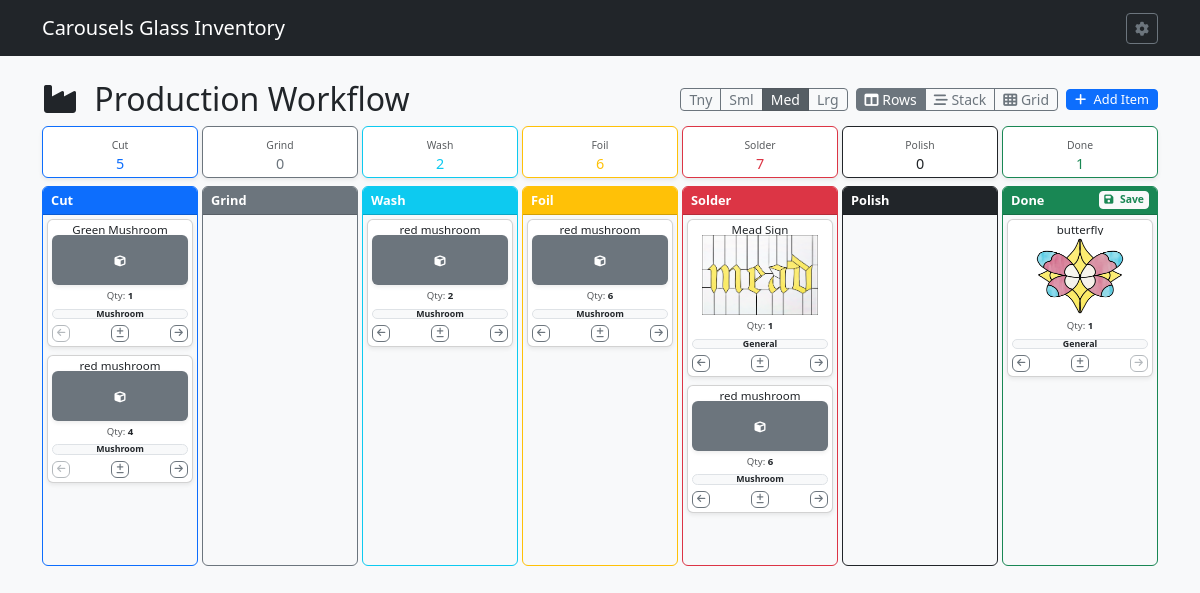
The app's page /production, older data.
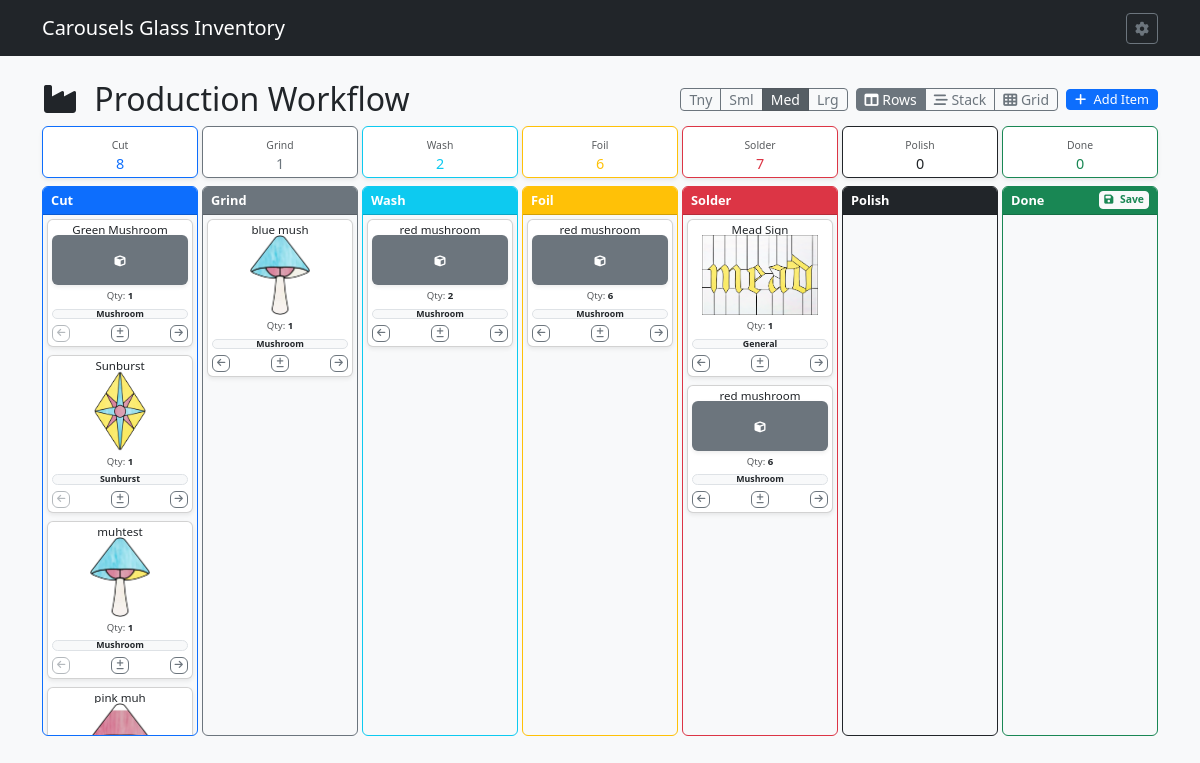
The same page, newer data.
### tables this page shows
CREATE TABLE ICC (

    IPID INTEGER PRIMARY KEY AUTOINCREMENT,	--Item State ID
    ITEMID INTEGER,				--Item ID
    IPCUT INTEGER,				--Item num in Cut State
    IPGRND INTEGER,				--Item num in Grind State
    IPWASH INTEGER,				--Item num in Wash State
    IPFOIL INTEGER,				--Item num in Foil State
    IPSLDR INTEGER,				--Item num in Solder State
    IPPOLISH INTEGER,				--Item num in Polish State
    IPDONE INTEGER,				--Item num in Finished State
    IPTS TEXT,					--Item state time stamp

    FOREIGN KEY (ITEMID) REFERENCES ITM(ITEMID) ON DELETE CASCADE ON UPDATE CASCADE

);

CREATE TABLE ITM (

    ITEMID INTEGER PRIMARY KEY AUTOINCREMENT,	--Item ID
    ITMNAME TEXT,				--Item Name
    ITMIMG TEXT,				--Item Image
    ONEOFF INTEGER,				--One off Item
    VARIAT INTEGER,				--Is Variation Boolean
    ITMGRP TEXT,				--Item Group
    CURRENT INTEGER,				--Currently Being Sold Bool
    ITMPTRN TEXT,				--Item Pattern Image
    ITMSVG TEXT,				--Item SVG
    ITMNOTE TEXT,				--Item Notes
    ITMLEN TEXT,				--Item Length
    ITMWID TEXT,				--Item Width
    IMISLDR INTEGER,				--Item Solder IMI ID
    IMICAME INTEGER,				--Item CAME IMI ID
    IMIFOIL INTEGER,				--Item Foil IMI ID
    IMICHAIN INTEGER,				--Item Chain IMI ID
    IMIRING INTEGER,				--Item Ring IMI ID
    IMIWIRE INTEGER,				--Item Wire IMI ID
    PARENT INTEGER,				--Parent Item ID
    PATINA TEXT,				--Patina Type
    ISACTIVE INTEGER,				--Is Active Item

    FOREIGN KEY (ITMGRP) REFERENCES IGP(ITMGRP) ON DELETE SET NULL ON UPDATE CASCADE,
    FOREIGN KEY (IMISLDR) REFERENCES IMI(IMIID) ON DELETE SET NULL ON UPDATE CASCADE,
    FOREIGN KEY (IMICAME) REFERENCES IMI(IMIID) ON DELETE SET NULL ON UPDATE CASCADE,
    FOREIGN KEY (IMIFOIL) REFERENCES IMI(IMIID) ON DELETE SET NULL ON UPDATE CASCADE,
    FOREIGN KEY (IMICHAIN) REFERENCES IMI(IMIID) ON DELETE SET NULL ON UPDATE CASCADE,
    FOREIGN KEY (IMIRING) REFERENCES IMI(IMIID) ON DELETE SET NULL ON UPDATE CASCADE,
    FOREIGN KEY (IMIWIRE) REFERENCES IMI(IMIID) ON DELETE SET NULL ON UPDATE CASCADE,
    FOREIGN KEY (PATINA) REFERENCES PATINA(PATINA) ON DELETE SET NULL ON UPDATE CASCADE
);

### routes/production_routes.py (the view)
@production_bp.route('/production', methods=['GET'])
def production_board():
    db = get_db_from_app()
    query = """

        SELECT

            i.ITEMID, i.ITMNAME, i.ITMIMG, i.ITMGRP, i.ONEOFF, i.CURRENT, i.VARIAT, i.PARENT,

            c.IPID,

            COALESCE(c.IPCUT, 0) AS IPCUT,

            COALESCE(c.IPGRND, 0) AS IPGRND,

            COALESCE(c.IPWASH, 0) AS IPWASH,

            COALESCE(c.IPFOIL, 0) AS IPFOIL,

            COALESCE(c.IPSLDR, 0) AS IPSLDR,

            COALESCE(c.IPPOLISH, 0) AS IPPOLISH,

            COALESCE(c.IPDONE, 0) AS IPDONE,

            c.IPTS

        FROM ITM i

        LEFT JOIN ICC c ON i.ITEMID = c.ITEMID

        WHERE i.ISACTIVE = 1

        ORDER BY i.ITMNAME ASC

    """
    items = db.execute(query).fetchall()
    item_groups = db.execute("SELECT ITMGRP FROM IGP WHERE ISACTIVE = 1 OR ISACTIVE IS NULL ORDER BY ITMGRP ASC").fetchall()
    master_items = db.execute("""

        SELECT ITEMID, ITMNAME, ITMGRP, ONEOFF, CURRENT, VARIAT, PARENT

        FROM ITM

        WHERE ISACTIVE = 1

        ORDER BY ITMNAME ASC

    """).fetchall()
    summary_query = """

        SELECT

            SUM(COALESCE(IPCUT, 0)) as total_cut,

            SUM(COALESCE(IPGRND, 0)) as total_grind,

            SUM(COALESCE(IPWASH, 0)) as total_wash,

            SUM(COALESCE(IPFOIL, 0)) as total_foil,

            SUM(COALESCE(IPSLDR, 0)) as total_solder,

            SUM(COALESCE(IPPOLISH, 0)) as total_polish,

            SUM(COALESCE(IPDONE, 0)) as total_done

        FROM ICC

    """
    summary = db.execute(summary_query).fetchone()
    return render_template(
        'production_board.html',
        items=items,
        summary=summary,
        item_groups=item_groups,
        master_items=master_items
    )

### app.py (called while the page is built)
def get_db():
    conn = sqlite3.connect(DATABASE)
    conn.row_factory = sqlite3.Row
    conn.execute("PRAGMA foreign_keys = ON;")
    return conn

### routes/production_routes.py (called while the page is built)
def get_db_from_app():
    from __main__ import get_db
    return get_db()

### templates/production_board.html (shortened to what this page needs)
{% extends "base.html" %}
{% block content %}
<div class="row mb-2 align-items-center">
    <div class="col">
        <h2 class="mb-0"><i class="fas fa-industry me-2"></i> Production Workflow</h2>
    </div>
    <div class="col-auto d-flex gap-2 align-items-center">
        <div class="btn-group" role="group" aria-label="Card Size Switcher" id="cardSizeButtonGroup">
            <button type="button" class="btn btn-outline-secondary btn-sm py-0 px-2" id="sizeBtnTiny" title="Tiny Cards">Tny</button>
            <button type="button" class="btn btn-outline-secondary btn-sm py-0 px-2" id="sizeBtnSmall" title="Small Cards">Sml</button>
            <button type="button" class="btn btn-outline-secondary btn-sm active py-0 px-2" id="sizeBtnMedium" title="Medium Cards">Med</button>
            <button type="button" class="btn btn-outline-secondary btn-sm py-0 px-2" id="sizeBtnLarge" title="Large Cards">Lrg</button>
        </div>
        <div class="btn-group" role="group" aria-label="Board Layout Switcher">
            <button type="button" class="btn btn-outline-secondary btn-sm active py-0 px-2" id="layoutBtnHorizontal" title="Horizontal Layout">
                <i class="fas fa-columns"></i> Rows
            </button>
            <button type="button" class="btn btn-outline-secondary btn-sm py-0 px-2" id="layoutBtnVertical" title="Vertical Layout">
                <i class="fas fa-stream"></i> Stack
            </button>
            <button type="button" class="btn btn-outline-secondary btn-sm py-0 px-2" id="layoutBtnGrid" title="Grid Layout">
                <i class="fas fa-th"></i> Grid
            </button>
        </div>
        <button class="btn btn-primary btn-sm py-0 px-2" data-bs-toggle="modal" data-bs-target="#addItemModal" style="font-size: 0.8rem;">
            <i class="fas fa-plus me-1"></i> Add Item
        </button>
    </div>
</div>
<div class="row text-center mb-2 g-1" id="summary-cards">
    <div class="col"><div class="card shadow-sm border-primary"><div class="card-body p-1"><span class="text-muted small" style="font-size: 0.65rem;">Cut</span><h6 class="mb-0 text-primary" style="font-size: 0.9rem;" id="sum-cut">{{ summary.total_cut or 0 }}</h6></div></div></div>
    <div class="col"><div class="card shadow-sm border-secondary"><div class="card-body p-1"><span class="text-muted small" style="font-size: 0.65rem;">Grind</span><h6 class="mb-0 text-secondary" style="font-size: 0.9rem;" id="sum-grind">{{ summary.total_grind or 0 }}</h6></div></div></div>
    <div class="col"><div class="card shadow-sm border-info"><div class="card-body p-1"><span class="text-muted small" style="font-size: 0.65rem;">Wash</span><h6 class="mb-0 text-info" style="font-size: 0.9rem;" id="sum-wash">{{ summary.total_wash or 0 }}</h6></div></div></div>
    <div class="col"><div class="card shadow-sm border-warning"><div class="card-body p-1"><span class="text-muted small" style="font-size: 0.65rem;">Foil</span><h6 class="mb-0 text-warning" style="font-size: 0.9rem;" id="sum-foil">{{ summary.total_foil or 0 }}</h6></div></div></div>
    <div class="col"><div class="card shadow-sm border-danger"><div class="card-body p-1"><span class="text-muted small" style="font-size: 0.65rem;">Solder</span><h6 class="mb-0 text-danger" style="font-size: 0.9rem;" id="sum-solder">{{ summary.total_solder or 0 }}</h6></div></div></div>
    <div class="col"><div class="card shadow-sm border-dark"><div class="card-body p-1"><span class="text-muted small" style="font-size: 0.65rem;">Polish</span><h6 class="mb-0 text-dark" style="font-size: 0.9rem;" id="sum-polish">{{ summary.total_polish or 0 }}</h6></div></div></div>
    <div class="col"><div class="card shadow-sm border-success"><div class="card-body p-1"><span class="text-muted small" style="font-size: 0.65rem;">Done</span><h6 class="mb-0 text-success" style="font-size: 0.9rem;" id="sum-done">{{ summary.total_done or 0 }}</h6></div></div></div>
</div>
<div id="kanbanBoardContainer" class="kanban-layout-horizontal pb-2">
    {% set stages = [
        ('cut', 'Cut', 'primary', 'IPCUT'),
        ('grnd', 'Grind', 'secondary', 'IPGRND'),
        ('wash', 'Wash', 'info', 'IPWASH'),
        ('foil', 'Foil', 'warning', 'IPFOIL'),
        ('sldr', 'Solder', 'danger', 'IPSLDR'),
        ('polish', 'Polish', 'dark', 'IPPOLISH'),
        ('done', 'Done', 'success', 'IPDONE')
    ] %}
{% for key, label, color, col_field in stages %}
    <div class="kanban-column-wrapper">
        <div class="card bg-light border-{{ color }} h-100">
            <div class="card-header bg-{{ color }} text-white d-flex justify-content-between align-items-center py-1 px-2" style="font-size: 0.8rem;">
                <strong>{{ label }}</strong>
                {% if key == 'done' %}
                <button class="btn btn-light btn-sm py-0 px-1 text-success fw-bold" id="saveFinishedGlobalBtn" style="font-size: 0.65rem;" title="Save All Finished Items to Inventory">
                    <i class="fas fa-save me-1"></i> Save
                </button>
                {% endif %}
            </div>
            <div class="card-body p-1 kanban-stage" data-stage="{{ key }}" data-stage-index="{{ loop.index0 }}" data-stage-label="{{ label }}" style="min-height: 350px; max-height: 65vh; overflow-y: auto;">
                {% for item in items %}
                    {% set count = item[col_field] %}
                    {% if count and count > 0 %}
                    <div class="card mb-1 shadow-sm item-card" draggable="true" data-item-id="{{ item.ITEMID }}" data-item-name="{{ item.ITMNAME }}" data-current-stage="{{ key }}" data-current-index="{{ loop.index0 }}" data-available-qty="{{ count }}">
                        <div class="card-body p-1">
                            <div class="mb-0.5 text-center card-title-row">
                                <h6 class="card-title mb-0 text-truncate" style="font-size: 0.72rem; line-height: 1;">
                                    <a href="{{ url_for('item_bp.item_detail', item_id=item.ITEMID) }}" class="text-decoration-none text-dark" title="{{ item.ITMNAME }}">{{ item.ITMNAME }}</a>
                                </h6>
                            </div>
                            <div class="text-center mb-0.5">
                                {% if item.ITMIMG %}
                                    <div class="w-100 overflow-hidden bg-white rounded d-flex align-items-center justify-content-center item-img-wrapper" style="cursor: pointer;"
                                         data-bs-toggle="modal"
                                         data-bs-target="#imageModal"
                                         data-img-url="{{ url_for('static', filename=item.ITMIMG) }}"
                                         title="Click to pop up larger image">
                                        <img src="{{ url_for('static', filename=item.ITMIMG) }}"
                                             class="d-block card-img-scaled"
                                             style="max-width: 100%; max-height: 80px; width: auto; height: auto; object-fit: contain;"
                                             alt="{{ item.ITMNAME }}">
                                    </div>
                                {% else %}
                                    <div class="bg-secondary rounded w-100 d-flex align-items-center justify-content-center text-white shadow-sm item-img-placeholder" style="height: 50px; font-size: 11px;"><i class="fas fa-cube"></i></div>
                                {% endif %}
                            </div>
                            <div class="text-center mb-0.5" style="line-height: 1;">
                                <span class="text-muted" style="font-size: 0.6rem;">Qty: <strong class="item-qty text-dark">{{ count }}</strong></span>
                            </div>
                            <div class="mb-0.5 text-truncate card-group-row">
                                <span class="badge bg-light text-dark border w-100 text-truncate py-0" style="font-size: 0.55rem;" title="{{ item.ITMGRP or 'General' }}">{{ item.ITMGRP or 'General' }}</span>
                            </div>
                            <div class="d-flex justify-content-between align-items-center">
                                <button class="btn btn-outline-secondary btn-xxs py-0 px-1 move-backward-btn" style="font-size: 0.6rem;" title="Move Backward"><i class="fas fa-arrow-left move-icon-h"></i></button>
                                <button class="btn btn-outline-secondary btn-xxs py-0 px-1 qty-adjust-modal-btn" style="font-size: 0.6rem;" title="Adjust Quantity"><i class="fas fa-plus-minus"></i></button>
                                <button class="btn btn-outline-secondary btn-xxs py-0 px-1 move-forward-btn" style="font-size: 0.6rem;" title="Move Forward"><i class="fas fa-arrow-right move-icon-h"></i></button>
                            </div>
                        </div>
                    </div>
                    {% endif %}
                {% endfor %}
            </div>
        </div>
    </div>
    {% endfor %}
</div>
{% endblock %}

### templates/base.html (shortened to what this page needs)
<!DOCTYPE html>
<html lang="en">
<head>
    <link href="https://cdn.jsdelivr.net/npm/bootstrap@5.3.0/dist/css/bootstrap.min.css" rel="stylesheet">
    <link rel="stylesheet" href="https://cdnjs.cloudflare.com/ajax/libs/font-awesome/6.4.0/css/all.min.css">
</head>
<body class="bg-light">
    <nav class="navbar navbar-expand-lg navbar-dark bg-dark mb-4">
        <div class="container">
            <a class="navbar-brand" href="{{ url_for('index') }}">Carousels Glass Inventory</a>
		<div>
                <a href="{{ url_for('settings') }}" class="btn btn-outline-secondary btn-sm" title="Settings">
                    <i class="fas fa-gear"></i>
                </a>
            </div>
        </div>
    </nav>
    <div class="container">
        {% block content %}{% endblock %}
    </div>
</body>
</html>

### templates/production_board.html (style rules this page uses)
#kanbanBoardContainer.kanban-layout-horizontal { display: flex; flex-direction: row; flex-wrap: nowrap; overflow-x: visible; gap: 0.25rem; }
#kanbanBoardContainer.kanban-layout-horizontal .kanban-column-wrapper { flex: 1 1 0; min-width: 0; }
.kanban-stage { display: grid; grid-template-columns: repeat(auto-fill, minmax(100px, 1fr)); gap: 0.25rem; align-content: start; }
#kanbanBoardContainer.card-size-medium .kanban-stage { grid-template-columns: repeat(auto-fill, minmax(100px, 1fr)); }
#kanbanBoardContainer.card-size-medium .item-img-wrapper { min-height: 50px; max-height: 80px; }
#kanbanBoardContainer.card-size-medium .card-img-scaled { max-height: 80px !important; }
#kanbanBoardContainer.card-size-medium .item-img-placeholder { height: 50px !important; }

Row changes from the older to the newer data that the page shows:
no longer on this page (row edited): ICC: ITMNAME "butterfly", ITMNAME (picture), count "1", ITMGRP "General", shown under "Done"
no longer on one of the page's lists (row unchanged): ICC: ITMNAME "red mushroom", IPCUT "4", ITMGRP "Mushroom"
added ICC: ITMNAME "Sunburst", ITMNAME (picture), IPCUT "1", ITMGRP "Sunburst", shown under "Cut"
added ICC: ITMNAME "muhtest", ITMNAME (picture), IPCUT "1", ITMGRP "Mushroom", shown under "Cut"
added ICC: ITMNAME "pink muh", ITMIMG (picture), shown under "Cut"
added ICC: ITMNAME "blue mush", ITMIMG (picture), IPGRND "1", ITMGRP "Mushroom", shown under "Grind"
Text that changed along with them:
{{ summary.total_cut or 0 }}: "5" → "8"
{{ summary.total_grind or 0 }}: "0" → "1"
{{ summary.total_done or 0 }}: "1" → "0"
